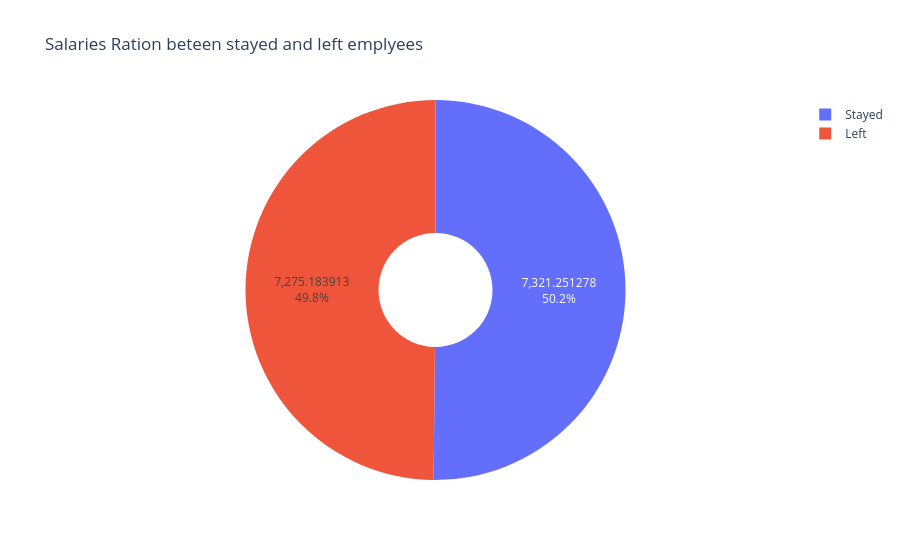

Write notebook code for a chart like this one.
### Code cell
# is the reason in مادي ولا معنوي

d = df.groupby('attrition')['monthly_income'].mean().reset_index(name='average_income')
d

fig = px.pie(d,
             names='attrition',
             values='average_income',
             title='Salaries Ration beteen stayed and left emplyees',
             hole=0.3,
             )

fig.update_traces(textinfo='percent+value')
fig.show()

### Figure 1 — Plotly figure (JSON) as saved in the notebook; plotly's stock layout.template omitted (floating-point values rounded to 4 significant figures)
{"data": [{"domain": {"x": [0, 1], "y": [0, 1]}, "hole": 0.3, "hovertemplate": "attrition=%{label}<br>average_income=%{value}<extra></extra>", "labels": ["Left", "Stayed"], "legendgroup": "", "name": "", "showlegend": true, "textinfo": "percent+value", "type": "pie", "values": [7275.0, 7321.0]}], "layout": {"legend": {"tracegroupgap": 0}, "title": {"text": "Salaries Ration beteen stayed and left emplyees"}}}
